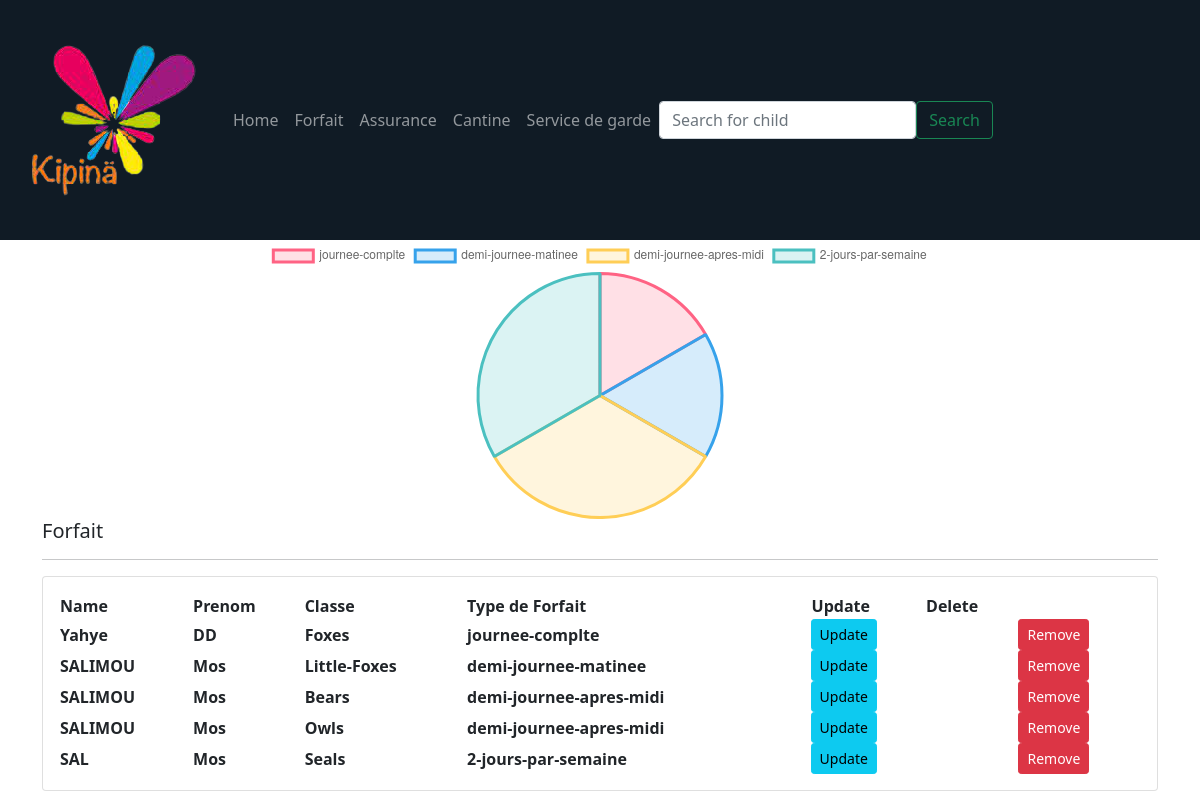
The page /Forfait/ on the database its author committed.
### compte/models.py (models this page shows, shortened)
class Forfait(models.Model):
    TYPE_FORFAIT=(
        ('journee-complte','journee-complte'),
        ('demi-journee-matinee','demi-journee-matinee'),
        ('demi-journee-apres-midi','demi-journee-apres-midi'),
        ('2-jours-par-semaine','2-jours-par-semaine'),
    )
    enfant=models.ForeignKey(Enfant,null=True, on_delete=models.SET_NULL)
    type_forfait=models.CharField(max_length=100, null=True, choices=TYPE_FORFAIT)

class Enfant(models.Model):
    TYPE=(
        ('exterieur','exterieur'),
        ('interne','interne'),
    )
    CLASSE=(
        ('Foxes','Foxes'),
        ('Little-Foxes','Little-Foxes'),
        ('Bears','Bears'),
        ('Seals','Seals'),
        ('Owls','Owls'),
    )
    name=models.CharField(max_length=100, null=True)
    prenom=models.CharField(max_length=100, null=True)
    nationalite=models.CharField(max_length=100, null=True)
    langueMaternelle=models.CharField(max_length=100, null=True)
    langueParlee=models.CharField(max_length=100, null=True)
    type=models.CharField(max_length=100, null=True, choices=TYPE)
    date_naissance=models.CharField(max_length=100, null=True)
    date_inscription=models.DateTimeField(auto_now_add=True)
    claSSe=models.CharField(max_length=100, null=True, choices=CLASSE)
    frais_scolarite=models.BooleanField()

### compte/views.py (the view)
# urls.py: path('Forfait/', views.forfait, name='Forfait'),
def forfait(request):
    enf=Forfait.objects.all()
    total4J=enf.filter(type_forfait='journee-complte').count()
    total5J=enf.filter(type_forfait='demi-journee-matinee').count()
    total_2=enf.filter(type_forfait='demi-journee-apres-midi').count()
    total_3=enf.filter(type_forfait='2-jours-par-semaine').count()
    context={
        'enf':enf,
        'total4J' : total4J,
        'total5J' : total5J,
        'total_2':total_2,
        'total_3':total_3,
    }
    return render(request,'compte/forfait.html', context)

### templates/compte/forfait.html (shortened to what this page needs)
<!DOCTYPE html>
{% include 'compte/navbar.html' %}
<html lang="en">
<head>
  <link href="https://cdn.jsdelivr.net/npm/bootstrap@5.0.0/dist/css/bootstrap.min.css"
        rel="stylesheet"
>
</head>
<body style="background-image: url('https://i.pinimg.com/originals/62/63/5b/62635bfd6f5c20e3666f27e015191bde.jpg');">
<div style="display: flex; flex-direction: row; flex-wrap: wrap">
  <div class="container">
      <canvas id="myChart" width="120" height="30"></canvas>
      <script>
      var ctx = document.getElementById('myChart').getContext('2d');
      var myChart = new Chart(ctx, {
          type: 'pie',
          data: {
              labels: ['journee-complte', 'demi-journee-matinee', 'demi-journee-apres-midi', '2-jours-par-semaine'],
              datasets: [{
                  label: 'Nombre enfant par classe',
                  data: [String({{total4J}}),String({{total5J}}),String({{total_2}}),String({{total_3}}+1)],
                  backgroundColor: [
                      'rgba(255, 99, 132, 0.2)',
                      'rgba(54, 162, 235, 0.2)',
                      'rgba(255, 206, 86, 0.2)',
                      'rgba(75, 192, 192, 0.2)',
                      'rgba(53, 92, 95, 0.2)',
                      'rgba(255, 159, 64, 0.2)'
                  ],
                  borderColor: [
                      'rgba(255, 99, 132, 1)',
                      'rgba(54, 162, 235, 1)',
                      'rgba(255, 206, 86, 1)',
                      'rgba(75, 192, 192, 1)',
                      'rgba(153, 102, 255, 1)',
                      'rgba(255, 159, 64, 1)'
                  ],
                  borderWidth: 3
              }]
          },
          options: {
              scales: {
                  y: {
                      beginAtZero: true
                  }
              }
          }
      });
  </script>
  </div>
<div class="container">
 <div class="row">
    <div class="col-md-12">
        <h5>Forfait</h5>
        <hr>
        <div class="card card-body">
            <table>
                <tr>
                    <th>
                        Name
                    </th>
                    <th>
                        Prenom
                    </th>
                    <th>
                        Classe
                    </th>
                    <th>
                        Type de Forfait
                    </th>
                    <th>
                        Update
                    </th>
                    <th>
                        Delete
                    </th>
                </tr>
                {% for i in enf %}
                <tr>
                    <th>
                        {{i.enfant.name}}
                    </th>
                    <th> {{i.enfant.prenom}}</th>
                    <th>{{i.enfant.claSSe}}</th>
                    <th>{{i.type_forfait}}</th>
                    <th class="btn btn-sm btn-info"> Update</th>
                    <th></th>
                    <th class="btn btn-sm btn-danger"> Remove</th>
                </tr>
                {% endfor %}
            </table>
        </div>
    </div>
 </div>
</div>
</body>
</html>

### rows shown on the page
Forfait: enfant.name "Yahye", enfant.prenom "DD", enfant.claSSe "Foxes", type_forfait "journee-complte"
Forfait: enfant.name "SALIMOU", enfant.prenom "Mos", enfant.claSSe "Little-Foxes", type_forfait "demi-journee-matinee"
Forfait: enfant.name "SALIMOU", enfant.prenom "Mos", enfant.claSSe "Bears", type_forfait "demi-journee-apres-midi"
Forfait: enfant.name "SALIMOU", enfant.prenom "Mos", enfant.claSSe "Owls", type_forfait "demi-journee-apres-midi"
Forfait: enfant.name "SAL", enfant.prenom "Mos", enfant.claSSe "Seals", type_forfait "2-jours-par-semaine"

### other values the page prints
chart data {{ total4J }} 1
chart data {{ total5J }} 1
chart data {{ total_2 }} 2
chart data {{ total_3 }} 1
